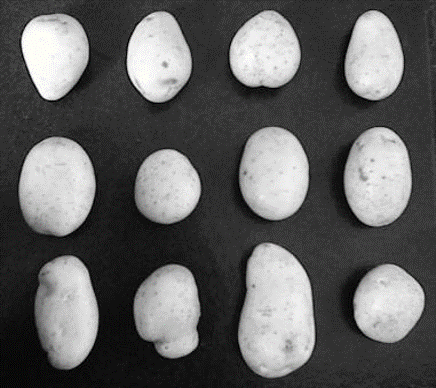
#> input picture imgs/CCimg.png, 436 x 388 px
$ python connectedComp.py
#> lines starting #> are read from the running program, lines starting #| are printed output that depends on the picture; after the words box and inside, x2 and y2 are one past the last pixel; in counts of white or black regions, pixels touching at a corner belong together
import cv2
import numpy as np
from matplotlib import pyplot as plt

img = cv2.imread('../imgs/CCimg.png', 0)
#> img: shape (388, 436); min 0, max 254, mean 98.7
ret, threshold = cv2.threshold(img, 127, 255, cv2.THRESH_BINARY)
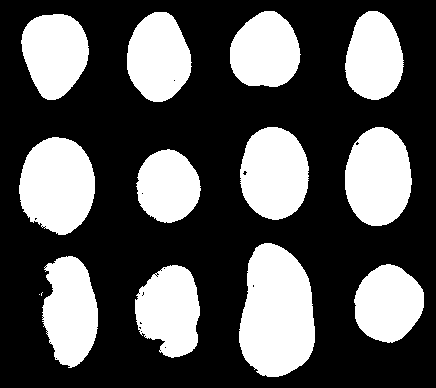
#> threshold: shape (388, 436); 34.1% white; 14 white regions (2 under 20 px), largest, box (x1, y1, x2, y2) and area: (239, 243, 315, 377) 7943, (19, 137, 95, 235) 5743, (345, 127, 412, 226) 5213

element = cv2.getStructuringElement(cv2.MORPH_CROSS, (9, 9))
temp = cv2.dilate(threshold, element)
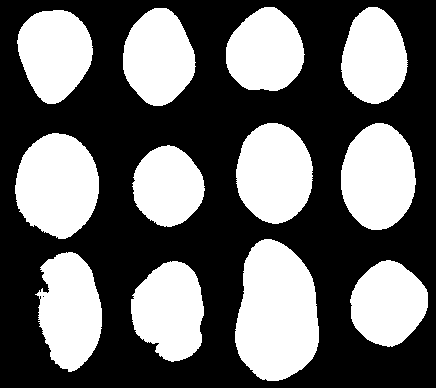
#> temp: shape (388, 436); 41% white; 12 white regions, largest, box (x1, y1, x2, y2) and area: (235, 239, 319, 381) 9248, (15, 133, 99, 239) 6779, (341, 123, 416, 230) 6214

gauss = cv2.adaptiveThreshold(temp, 255, cv2.ADAPTIVE_THRESH_GAUSSIAN_C, cv2.THRESH_BINARY, 25, 5)
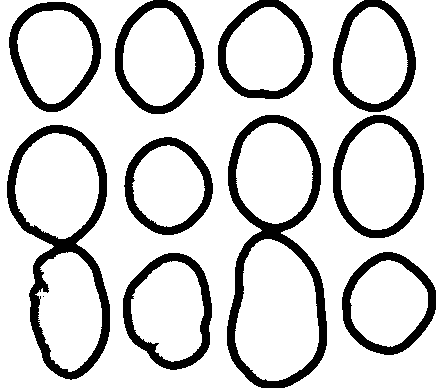
#> gauss: shape (388, 436); 82% white; 11 black regions (1 under 20 px), largest, box (x1, y1, x2, y2) and area: (227, 115, 327, 388) 5808, (7, 125, 110, 380) 5432, (333, 115, 424, 238) 2607

ret1, labels = cv2.connectedComponents(gauss, connectivity=8)
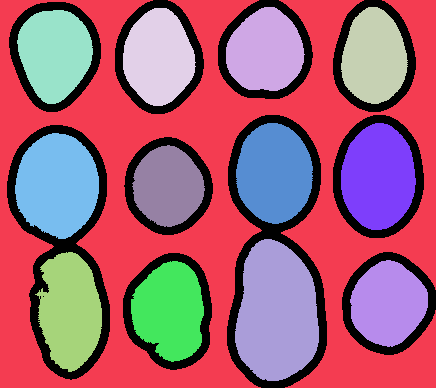
#> labels: shape (388, 436) int32; 14 distinct labels, from 0 to 13; one colour per label, 0 black
#> ret1 = 14

label_cnt = np.uint8(255*labels/np.max(labels))
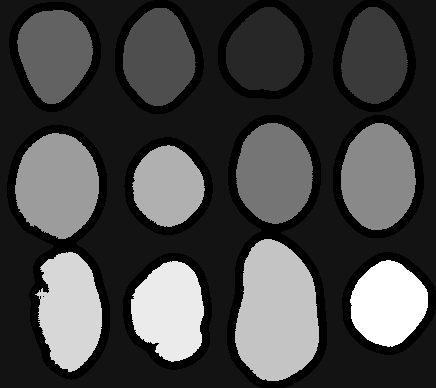
#> label_cnt: shape (388, 436); min 0, max 255, mean 69.4
shiny_arr = 255*np.ones_like(label_cnt)

label_img = cv2.merge([label_cnt, shiny_arr, shiny_arr])
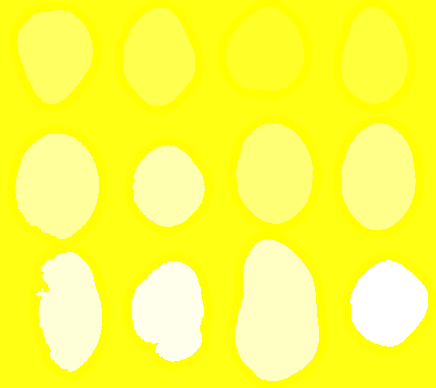
#> label_img: shape (388, 436, 3); mean of channels 0, 1, 2 69.4, 255, 255; drawn as B, G, R
label_img = cv2.cvtColor(label_img, cv2.COLOR_HSV2BGR)
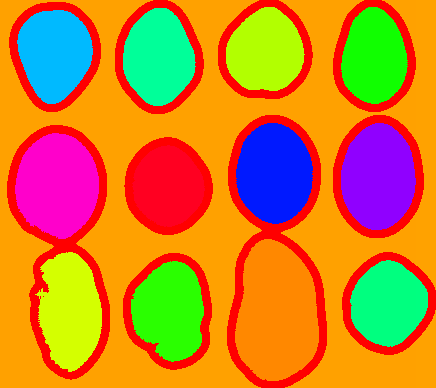
#> label_img: shape (388, 436, 3); mean B, G, R 43.9, 127.6, 200.8

for i in range(1, np.max(labels)):
    plt.imshow(label_img)
    plt.title(i)
    plt.xticks([]), plt.yticks([])
plt.show()
#> figure, not shown here; B, G, R data is drawn as R, G, B
